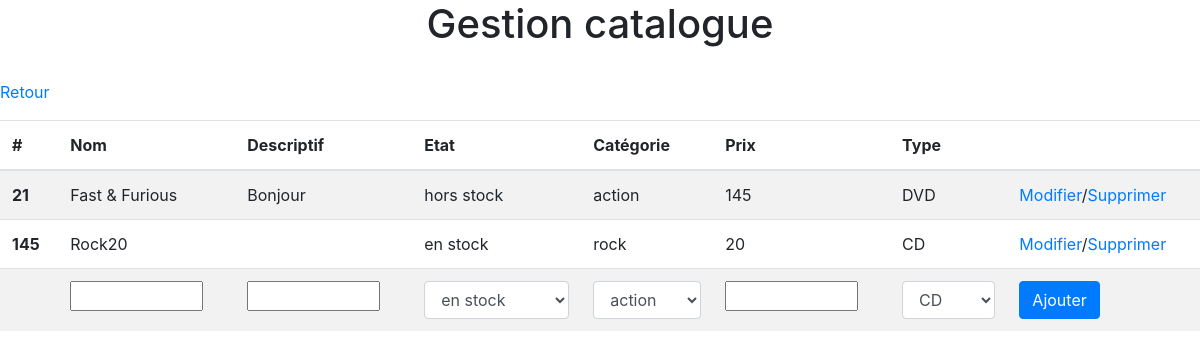
/view/gestionCatalogue.php, run on the app's committed database.
### tables this page shows
CREATE TABLE IF NOT EXISTS `produits` (
  `id` int(11) NOT NULL,
  `name` varchar(45) DEFAULT NULL,
  `description` longblob,
  `etat_id` int(11) NOT NULL,
  `Categories_id` int(11) NOT NULL,
  `prix` int(11) DEFAULT NULL,
  `type_id` int(11) NOT NULL,
  PRIMARY KEY (`id`,`etat_id`,`Categories_id`,`type_id`),
  KEY `fk_Produits_etat1_idx` (`etat_id`),
  KEY `fk_Produits_Categories1_idx` (`Categories_id`),
  KEY `fk_Produits_type1_idx` (`type_id`)
);

CREATE TABLE IF NOT EXISTS `etat` (
  `id` int(11) NOT NULL AUTO_INCREMENT,
  `name` varchar(45) DEFAULT NULL,
  `description` varchar(45) DEFAULT NULL,
  PRIMARY KEY (`id`)
);

CREATE TABLE IF NOT EXISTS `categories` (
  `id` int(11) NOT NULL AUTO_INCREMENT,
  `name` varchar(45) DEFAULT NULL,
  `description` varchar(45) DEFAULT NULL,
  `type_id` int(11) NOT NULL,
  PRIMARY KEY (`id`,`type_id`),
  KEY `fk_Categories_type1_idx` (`type_id`)
);

CREATE TABLE IF NOT EXISTS `type` (
  `id` int(11) NOT NULL AUTO_INCREMENT,
  `name` varchar(45) DEFAULT NULL,
  `description` longtext,
  PRIMARY KEY (`id`)
);

### model/conf.class.php (called while the page is built)
<?php
class Conf {
    private static $database = array(
        'hostname' => 'localhost',
        'database' => 'mediastore',
        'login' => 'root',
        'password' => ''
    );
    public static function getHostName() {
        return self::$database['hostname'];
    }
    public static function getDataBase() {
        return self::$database['database'];
    }
    public static function getLogin() {
        return self::$database['login'];
    }
    public static function getPassword() {
        return self::$database['password'];
    }
}

### model/connexion_bdd.class.php (called while the page is built, shortened)
<?php
include_once('conf.class.php');
class Model {
    public static function Init():void {
        $hostname = conf::getHostName();
        $database_name = conf::getDataBase();
        $login = conf::getLogin();
        $password = conf::getPassword();
    }
}

### model/produit.class.php (called while the page is built, shortened)
<?php
require_once('connexion_bdd.class.php');
class Produit {
    public static function getAllProducts(){
        $req = Model::$pdo->query("SELECT * FROM produits");
        $data = $req->fetchAll(PDO::FETCH_OBJ);
        return $data;
    }
    public static function getEtat(int $id){
        $req = Model::$pdo->query("SELECT e.name FROM produits p INNER JOIN etat e ON e.id = p.etat_id WHERE p.id = $id");
        $data = $req->fetchAll(PDO::FETCH_ASSOC);
        return $data;
    }
    public static function getCategorie(int $id){
        $req = Model::$pdo->query("SELECT c.name FROM produits p INNER JOIN categories c ON c.id = p.etat_id WHERE p.id = $id");
        $data = $req->fetchAll(PDO::FETCH_ASSOC);
        return $data;
    }
    public static function getType(int $id){
        $req = Model::$pdo->query("SELECT t.name FROM produits p INNER JOIN type t ON t.id = p.etat_id WHERE p.id = $id");
        $data = $req->fetchAll(PDO::FETCH_ASSOC);
        return $data;
    }
}

### model/etat.class.php (called while the page is built, shortened)
<?php
require_once('connexion_bdd.class.php');
class Etat {
    public static function getAllEtat(){
        $req = Model::$pdo->query("SELECT * FROM etat");
        $data = $req->fetchAll(PDO::FETCH_OBJ);
        return $data;
    }
}

### model/categorie.class.php (called while the page is built, shortened)
<?php
require_once('connexion_bdd.class.php');
class Categorie {
    public static function getAllCategorie(){
        $req = Model::$pdo->query("SELECT * FROM Categories ORDER BY name");
        $data = $req->fetchAll(PDO::FETCH_OBJ);
        return $data;
    }
}

### model/type.class.php (called while the page is built, shortened)
<?php
require_once('connexion_bdd.class.php');
class Type {
    public static function getAllType()
    {
        $req = Model::$pdo->query("SELECT * FROM type");
        $data = $req->fetchAll(PDO::FETCH_OBJ);
        return $data;
    }
}

### view/gestionCatalogue.php (the view, shortened to what this page needs)
<?php
require_once('../model/produit.class.php');
require_once('../model/etat.class.php');
require_once('../model/categorie.class.php');
require_once('../model/type.class.php');
?>
<!DOCTYPE html>
<html lang="en">
<head>
    <link rel="stylesheet" href="https://stackpath.bootstrapcdn.com/bootstrap/4.3.1/css/bootstrap.min.css">
    <link rel="stylesheet" href="../adminStyle.css" >
</head>
<body>
    <div class="text-center">
        <h1> Gestion catalogue</h1>
    </div>
    <br>
    <p> <a href="adminPanel.php">Retour</a> </p>
    <table class="table table-striped">
        <thead>
            <tr>
                <th scope="col">#</th>
                <th scope="col">Nom</th>
                <th scope="col">Descriptif</th>
                <th scope="col">Etat</th>
                <th scope="col">Catégorie</th>
                <th scope="col">Prix</th>
                <th scope="col">Type</th>
                <th></th>
            </tr>
        </thead>
        <tbody>
            <?php
            $tabProduits = Produit::getAllProducts();
            foreach ($tabProduits as $val) {
                echo "<tr><th scope='row'>" . $val->id . "</th>
                <td>" . $val->name . "</td>
                <td>" . $val->description . "</td>
                <td>" . (Produit::getEtat($val->id))[0]['name'] . "</td>
                <td>" . (Produit::getCategorie($val->id))[0]['name'] . "</td>
                <td>" . $val->prix ."</td>
                <td>" . (Produit::getType($val->id))[0]['name'] . "</td>
                <td><a href='modificationCatalogue.php?id=".$val->id."'>Modifier</a>/<a onclick='return confirmation();' href='gestionCatalogue.php?suppr=".$val->id."'>Supprimer</a></td>
                </tr>";
            }
            ?>
            <tr>
                <td>
                </td>
                <td><input type="text" name="nom" size="8" required></td>
                <td><input type="text" name="descrip" size="8" required></td>
                <td><select class="form-control" name="etat">>
                        <?php
                        $tabEtat = Etat::getAllEtat();
                        foreach ($tabEtat as $val){
                            echo "<option value='".$val->id."'>".$val->name."</option>";
                        }
                        ?>
                    </select>
                </td>
                <td><select class="form-control" name="categorie">
                        <?php
                        $tabCategorie = Categorie::getAllCategorie();
                        foreach ($tabCategorie as $val){
                            echo "<option value='".$val->id."'>".$val->name."</option>";
                        }
                        ?>
                    </select>
                </td>
                <td><input type="text" name="prix" size="8" required></td>
                <td><select class="form-control" name="type">
                        <?php
                        $tabType = Type::getAllType();
                        foreach ($tabType as $val){
                            echo "<option value='".$val->id."'>".$val->name."</option>";
                        }
                        ?>
                    </select>
                </td>
                <td><button type="submit" class="btn btn-primary" name="addProduct" >Ajouter</button></td>
            </tr>
        </tbody>
    </table>

### data on the page
produits: id "21", name "Fast & Furious", description "Bonjour", id.name "hors stock", id.name "action", prix "145", id.name "DVD"
produits: id "145", name "Rock20", id.name "en stock", id.name "rock", prix "20", id.name "CD"

### other printed values
form field etat "en stock"
form field categorie "action"
form field type "CD"
